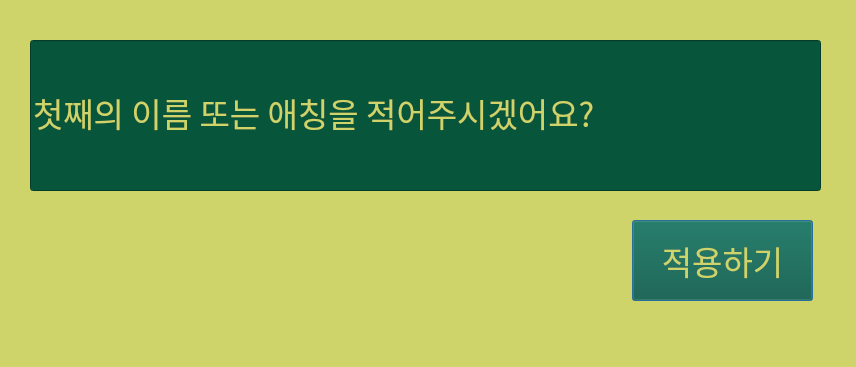
<?xml version="1.0" encoding="UTF-8"?>
<ui version="4.0">
 <class>Dialog</class>
 <widget class="QDialog" name="Dialog">
  <property name="geometry">
   <rect>
    <x>0</x>
    <y>0</y>
    <width>856</width>
    <height>367</height>
   </rect>
  </property>
  <property name="windowTitle">
   <string>nameMODIFY_N2_3_A</string>
  </property>
  <property name="styleSheet">
   <string notr="true">background-color:rgb(206, 212, 106);
</string>
  </property>
  <widget class="QLineEdit" name="lineEdit_1">
   <property name="geometry">
    <rect>
     <x>30</x>
     <y>40</y>
     <width>791</width>
     <height>151</height>
    </rect>
   </property>
   <property name="minimumSize">
    <size>
     <width>0</width>
     <height>60</height>
    </size>
   </property>
   <property name="font">
    <font>
     <family>Corbel</family>
     <pointsize>25</pointsize>
    </font>
   </property>
   <property name="styleSheet">
    <string notr="true">background-color: rgb(7, 85, 59);
color:rgb(206, 212, 106);
</string>
   </property>
   <property name="text">
    <string>첫째의 이름 또는 애칭을 적어주시겠어요?</string>
   </property>
  </widget>
  <widget class="QPushButton" name="pushButton">
   <property name="geometry">
    <rect>
     <x>632</x>
     <y>220</y>
     <width>181</width>
     <height>81</height>
    </rect>
   </property>
   <property name="font">
    <font>
     <pointsize>25</pointsize>
    </font>
   </property>
   <property name="styleSheet">
    <string notr="true">background-color: rgb(7, 85, 59);
color:rgb(206, 212, 106);
</string>
   </property>
   <property name="text">
    <string>적용하기</string>
   </property>
  </widget>
 </widget>
 <resources/>
 <connections>
  <connection>
   <sender>pushButton</sender>
   <signal>clicked()</signal>
   <receiver>Dialog</receiver>
   <slot>nameReturnN2_3_A()</slot>
   <hints>
    <hint type="sourcelabel">
     <x>678</x>
     <y>252</y>
    </hint>
    <hint type="destinationlabel">
     <x>542</x>
     <y>265</y>
    </hint>
   </hints>
  </connection>
 </connections>
 <slots>
  <slot>nameReturnN2_3_A()</slot>
 </slots>
</ui>
